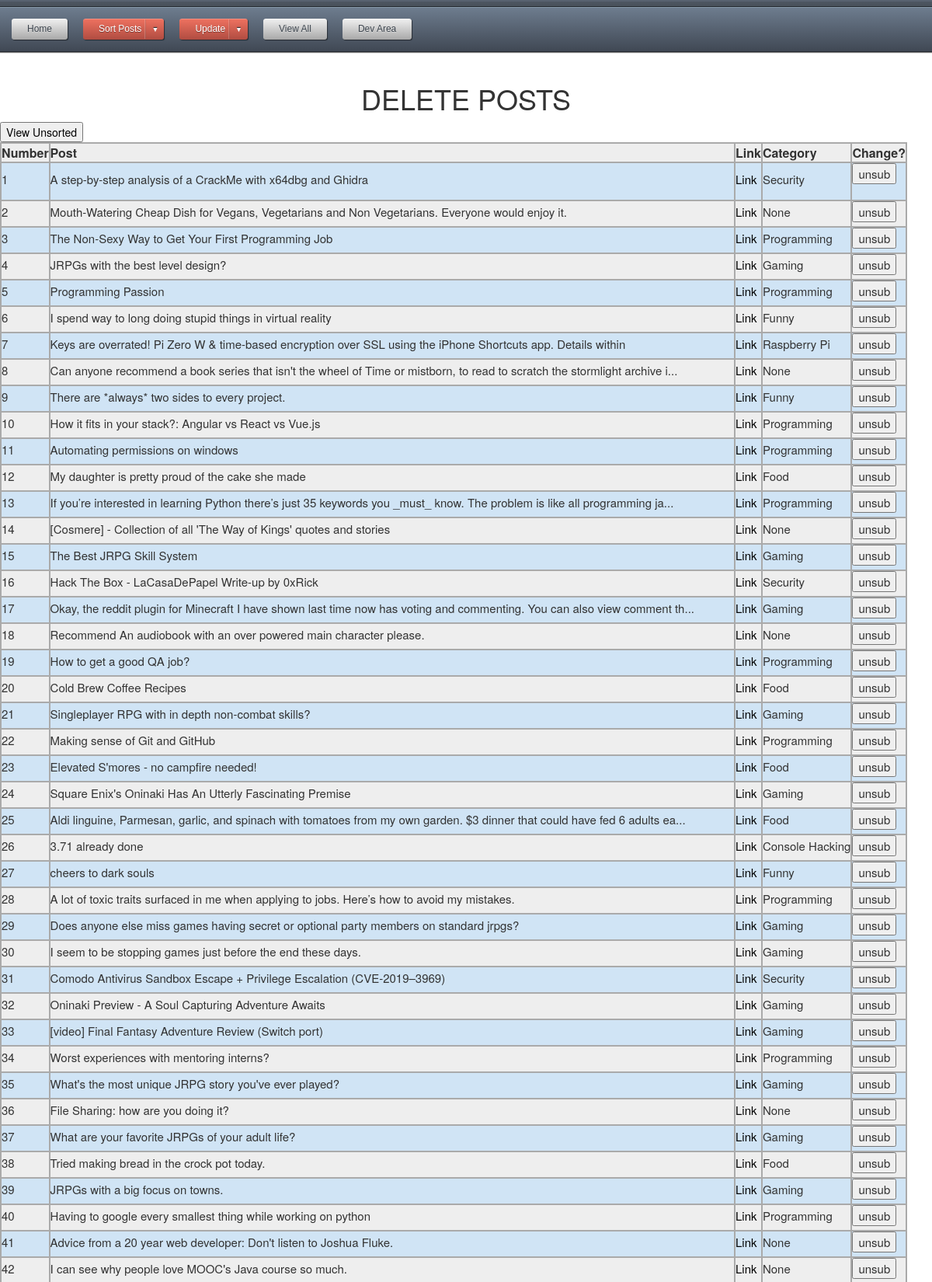
Page /unfavpost (upper part) on the committed database.
### app.py (models this page shows)
class posts(db.Model):
    id = db.Column(db.String, primary_key=True)
    title = db.Column(db.String(80), unique=True, nullable=False)
    link = db.Column(db.String(120), unique=True, nullable=False)
    category = db.Column(db.String(120), unique=True, nullable=False)
    date_added = db.Column(db.String(120), unique=False, nullable=False)
    thread_text = db.Column(db.String(400), unique=True, nullable=False)

### app.py (the view, shortened to what this page needs)
@app.route('/unfavpost', methods=['GET', 'POST'])
def unfavpost():
	db = get_db()
	results = posts_all()
	return render_template("unfavpost.html", results=results)

### app.py (called while the page is built)
@app.context_processor
def utility_functions():
    def print_in_console(message):
        print (str(message))
    return dict(mdebug=print_in_console)

@app.context_processor
def inject_user():
    return dict(category=categories)

def posts_all():
	db = get_db()
	cur = db.execute('select id, title, link, category from posts')
	results = cur.fetchall()
	return results

def connect_db():
	sql = sqlite3.connect('C:\\Users\\MGLafayette\\Desktop\\Projects\\Flask\\data.db')
	sql.row_factory = sqlite3.Row
	return sql

def get_db():
	if not hasattr(g, 'sqlite3'):
		g.sqlite_db = connect_db()
	return g.sqlite_db

### templates/unfavpost.html (shortened to what this page needs)
<html>
<head>
<link rel="stylesheet" type="text/css" href="{{ url_for('static', filename='CSS/style.css') }}">
</head>
<body>
{% include "topnav.html" %}
<h1>DELETE POSTS</h1>
<button type="button"><a href="{{url_for('unfavunsort')}}">View Unsorted</a></button>
<table class="blueTable">
	<tr>
		<th>Number</th>
		<th>Post</th>
		<th>Link</th>
		<th>Category</th>
		<th>Change?</th>
	</tr>
	{% for post in results %}
	<tr>
		<td>{{loop.index}}</td>
		<td>{{post['title']}}</td>
		<td><a href="{{post['link']}}" target='_blank'>Link</a></td>
		<td>{{post['category']}}</td>
		<td>
			<form action="{{url_for('unfavpost')}}" method="Post">
				<input type="submit" name="{{loop.index}}unsub" value="unsub">
		</td>
	</tr>
	{% endfor %}
</table>
<br/>
</body>
</html>

### static/CSS/style.css (style rules this page uses)
table.blueTable { border: 1px solid #1C6EA4; background-color: #EEEEEE; text-align: left; border-collapse: collapse; }
table.blueTable td, table.blueTable th { border: 2px solid #AAAAAA; }
table.blueTable tbody td { font-size: 15px; padding-bottom: 5px; }
table.blueTable tr:nth-child(even) { background: #D0E4F5; }
h1 { text-align:center; }
body { padding-bottom: .1px; }
a:link { color: black; text-decoration: none; }
.container:before, .container:after, { display: table; content: none; }

### rows in the picture
posts: title "A step-by-step analysis of a CrackMe with x64dbg and Ghidra", category "Security"
posts: title "Mouth-Watering Cheap Dish for Vegans, Vegetarians and Non Vegetarians. Everyone would enjoy it.", category "None"
posts: title "The Non-Sexy Way to Get Your First Programming Job", category "Programming"
posts: title "JRPGs with the best level design?", category "Gaming"
posts: title "Programming Passion", category "Programming"
posts: title "I spend way to long doing stupid things in virtual reality", category "Funny"
posts: title "Keys are overrated! Pi Zero W & time-based encryption over SSL using the iPhone Shortcuts app. Details within", category "Raspberry Pi"
posts: title "Can anyone recommend a book series that isn't the wheel of Time or mistborn, to read to scratch the stormlight archive i...", category "None"
posts: title "There are *always* two sides to every project.", category "Funny"
posts: title "How it fits in your stack?: Angular vs React vs Vue.js", category "Programming"
posts: title "Automating permissions on windows", category "Programming"
posts: title "My daughter is pretty proud of the cake she made", category "Food"
posts: title "If you’re interested in learning Python there’s just 35 keywords you _must_ know. The problem is like all programming ja...", category "Programming"
posts: title "[Cosmere] - Collection of all 'The Way of Kings' quotes and stories", category "None"
posts: title "The Best JRPG Skill System", category "Gaming"
posts: title "Hack The Box - LaCasaDePapel Write-up by 0xRick", category "Security"
posts: title "Okay, the reddit plugin for Minecraft I have shown last time now has voting and commenting. You can also view comment th...", category "Gaming"
posts: title "Recommend An audiobook with an over powered main character please.", category "None"
posts: title "How to get a good QA job?", category "Programming"
posts: title "Cold Brew Coffee Recipes", category "Food"
posts: title "Singleplayer RPG with in depth non-combat skills?", category "Gaming"
posts: title "Making sense of Git and GitHub", category "Programming"
posts: title "Elevated S'mores - no campfire needed!", category "Food"
posts: title "Square Enix's Oninaki Has An Utterly Fascinating Premise", category "Gaming"
posts: title "Aldi linguine, Parmesan, garlic, and spinach with tomatoes from my own garden. $3 dinner that could have fed 6 adults ea...", category "Food"
posts: title "3.71 already done", category "Console Hacking"
posts: title "cheers to dark souls", category "Funny"
posts: title "A lot of toxic traits surfaced in me when applying to jobs. Here’s how to avoid my mistakes.", category "Programming"
posts: title "Does anyone else miss games having secret or optional party members on standard jrpgs?", category "Gaming"
posts: title "I seem to be stopping games just before the end these days.", category "Gaming"
posts: title "Comodo Antivirus Sandbox Escape + Privilege Escalation (CVE-2019–3969)", category "Security"
posts: title "Oninaki Preview - A Soul Capturing Adventure Awaits", category "Gaming"
posts: title "[video] Final Fantasy Adventure Review (Switch port)", category "Gaming"
posts: title "Worst experiences with mentoring interns?", category "Programming"
posts: title "What's the most unique JRPG story you've ever played?", category "Gaming"
posts: title "File Sharing: how are you doing it?", category "None"
posts: title "What are your favorite JRPGs of your adult life?", category "Gaming"
posts: title "Tried making bread in the crock pot today.", category "Food"
posts: title "JRPGs with a big focus on towns.", category "Gaming"
posts: title "Having to google every smallest thing while working on python", category "Programming"
posts: title "Advice from a 20 year web developer: Don't listen to Joshua Fluke.", category "None"
posts: title "I can see why people love MOOC's Java course so much.", category "None"
